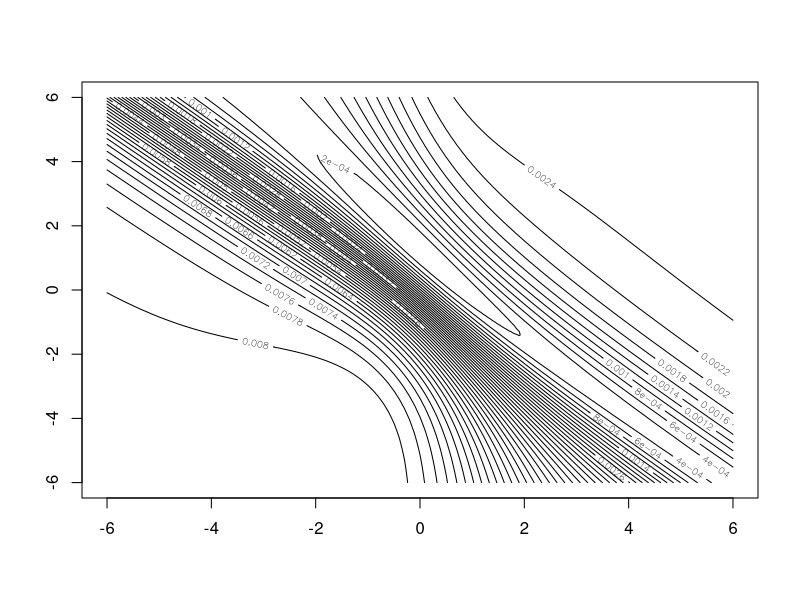
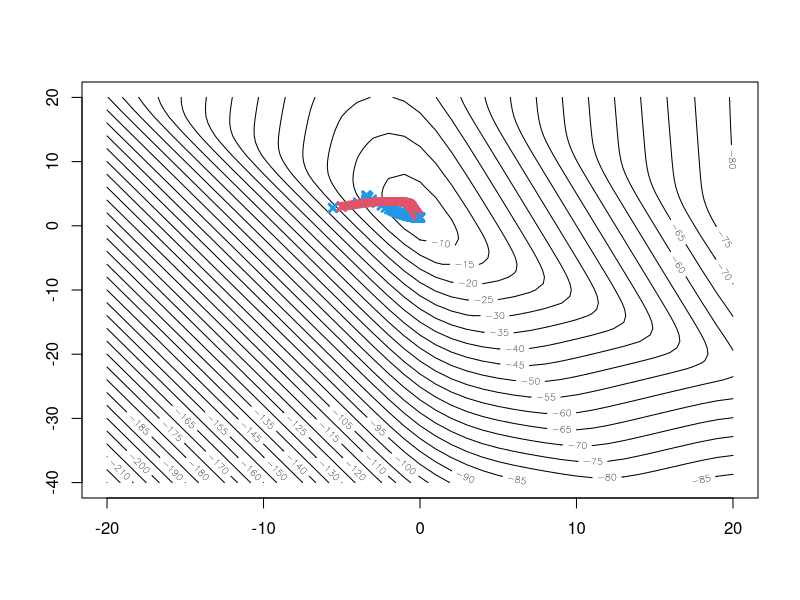

Here is the R script that generated these plots, in order:
### Optimisation algorithms                           
### Masar Al-Mosawi  

#Data
x<-c(0,0,0,0.1,0.1,0.3,0.3,0.9,0.9,0.9)
y<-c(0,0,1,0,1,1,1,0,1,1)

L<-function(x,y){
  L<-sum(sqrt(1+x^2))
  L
}
L(x,y)

s<-function(x,y){
  s<-1/length(x)*sum(((y+1)^2)+(y*x+1)^2)
  s
}
s(x,y)

f<-function(b,x,y){
  h1  <- 1/(1+exp(-b[1]-b[2]*x))
  dg1 <- (y - h1)
  dg2 <- (y - h1)*x
  num<-2/(length(x)^2)*(sum(dg1))^2+(sum(dg2)^2)
  den<-L(x,y)*length(x)*sum((dg1^2+dg2^2))
  num/den
}
# Produce a contour plot
x1grid <- seq(-6, 6, by=0.1)
x2grid <- seq(-6, 6, by=0.1)
dx1 <- length(x1grid)
dx2 <- length(x2grid)
dx  <- dx1*dx2
gx  <- matrix(rep(NA, dx), nrow=dx1)
for (i in 1:dx1)
  for (j in 1:dx2)
  {
    gx[i,j] <- f(c(x1grid[i],x2grid[j]),x,y)
  }
mgx <- matrix(gx, nrow=dx1, ncol=dx2)
par(mfrow=c(1,1))
contour(x1grid, x2grid, mgx, nlevels=34)

#Define the functions
g <- function(b,x,y)
{
  # to ensure that h1<1, we add a little 1e-9; otherwise log(1-h1) might crash
  h1 <- 1/(1+exp(-b[1]-b[2]*x)+1e-9)
  sum(log(h1)*y + log(1-h1)*(1-y))
}
gradient <- function(b,x,y)
{
  h1  <- 1/(1+exp(-b[1]-b[2]*x))
  dg1 <- sum((y - h1))/length(x)
  dg2 <- sum((y - h1)*x)/length(x)
  c(dg1,dg2)
}

# Produce a contour plot
x1grid <- seq(-20, 20, by=1)
x2grid <- seq(-40, 20, by=1)
dx1 <- length(x1grid)
dx2 <- length(x2grid)
dx  <- dx1*dx2
gx  <- matrix(rep(NA, dx), nrow=dx1)
for (i in 1:dx1)
  for (j in 1:dx2)
  {
    gx[i,j] <- g(c(x1grid[i],x2grid[j]),x,y)
  }
mgx <- matrix(gx, nrow=dx1, ncol=dx2)
par(mfrow=c(1,1))
contour(x1grid, x2grid, mgx, nlevels=34)

#Quasi-Newton algorithm with BFGS method with stepsize halving
Quasi_newton <- function(x0, eps=1e-8, alpha0=0.1)
{
  #start
  iter<-0
  alpha <- alpha0
  xt   <- x0
  points(xt[1], xt[2], col=2, pch=4, lwd=3)
  Mt <-alpha*diag(2)
  xt1 <- xt-alpha*solve(Mt)%*%gradient(xt,x,y)
  conv <- 999
  while(conv>eps)
  {
    yt <- gradient(xt1,x,y)-gradient(xt,x,y)
    zt <- xt1-xt
    Mt1 <- Mt-(Mt%*%zt%*%t(Mt%*%zt))/(t(zt)%*%Mt%*%zt)[1]+(yt%*%t(yt))/(t(yt)%*%zt)[1]
    #update
    Mt<-Mt1
    xt<-xt1
    xt1 <- xt-alpha*solve(Mt)%*%gradient(xt,x,y)
    #stepsize halving, minimize
    while (g(xt,x,y)>g(xt1,x,y))
    {
      alpha <- alpha/2
      xt <- xt1-alpha*solve(Mt)%*%gradient(xt1,x,y)
    }
    conv <- sum((xt-xt1)*(xt-xt1))
    iter<-iter+1
    points(xt[1], xt[2], col=4, pch=4, lwd=3)
  }
  cbind(iter,xt, conv)
}
Quasi_newton(c(-5,3))

#Steepest descent 
#Steepest ascent function:
iter<-0
steepestasc <- function(x0, eps=1e-8, alpha0=0.1)
{
  xt   <- x0
  conv <- 999
  points(xt[1], xt[2], col=2, pch=4, lwd=3)
  while(conv>eps)
  {
    alpha <- alpha0
    xt1   <- xt
    xt    <- xt1 + alpha*gradient(xt1,x,y)
    while (g(xt,x,y)<g(xt1,x,y))
    {
      alpha <- alpha/2
      xt    <- xt1 + alpha*gradient(xt1,x,y)
    }
    points(xt[1], xt[2], col=2, pch=4, lwd=1)
    conv <- sum((xt-xt1)*(xt-xt1))
    iter<-iter+1
  }
  points(xt[1], xt[2], col=4, pch=4, lwd=3)
  xt
  cbind(iter,xt, conv)
}
time<-proc.time()
steepestasc(c(-5,3))
proc.time()-time

